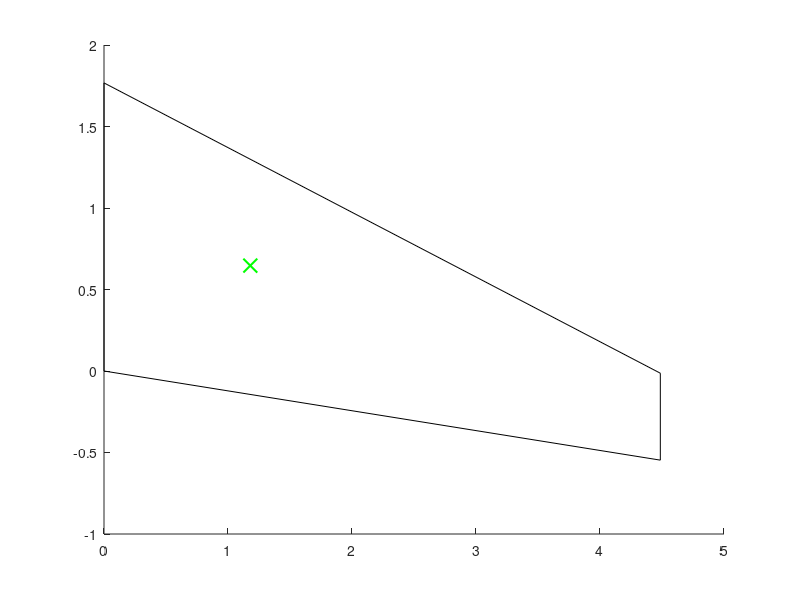

MATLAB code to generate this figure: (Note: this script raises an error after producing the figure.)
clear
clc
load('locations')
load('wing')
load('uc')

struct = wing;

offset_from_center = 1.18;


uc_lim = [5.39,5.42];



span_percent = (offset_from_center/(0.5*wing.b));
chord_offset = wing.Croot - ((wing.Croot-wing.Ctip )* span_percent);
LE_offset = offset_from_center*tand(wing.sweepLE);
TE_offset = offset_from_center*tand(wing.sweepTE);

uc_lim_transformed = uc_lim-(locations.x_wing+chord_offset);

figure 
hold on

rhs_wing = [0,0;
            0,struct.Croot;
            struct.b/2,struct.Croot - (0.5*struct.b * tand(struct.sweepLE));
            struct.b/2,(struct.Croot - (0.5*struct.b * tand(struct.sweepLE)) - struct.Ctip);
            0,0;
]
% lhs_wing = [0,0;
%             0,struct.Croot;
%             -struct.b/2,struct.Croot - (0.5*struct.b * tand(struct.sweepLE));
%             -struct.b/2,(struct.Croot - (0.5*struct.b * tand(struct.sweepLE)) - struct.Ctip);
%             0,0;
% ]

plot(rhs_wing(:,1),rhs_wing(:,2),'color','black');

plot(offset_from_center,mean(uc_lim_transformed),'x','color','green','markersize',10,'linewidth',1.5)

xline(offset_from_center,'--','color','blue')
xline(0.84,'-','Fuselage','color','red','linewidth',1.2)
yline(uc_lim_transformed(1),'--','color','blue')
yline(uc_lim_transformed(2),'--','color','blue')

grid on
grid minor
axis equal
